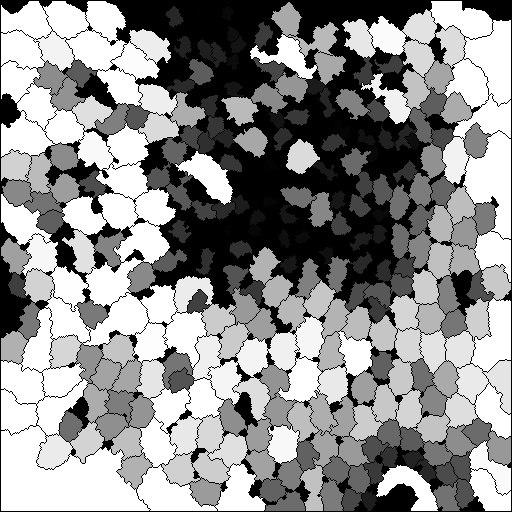
#> input picture cells-detection.jpg, 512 x 512 px
$ python -i imageUtils.py   (imports and definitions only)   (older library calls are emulated)
#> lines starting #> are read from the running program, lines starting #| are printed output that depends on the picture; after the words box and inside, x2 and y2 are one past the last pixel; in counts of white or black regions, pixels touching at a corner belong together
#> further down, picture is the input picture: shape (512, 512); min 0, max 255, mean 143.3
from scipy import ndimage
import numpy as np
import cv2
from matplotlib import pyplot as plt
from skimage.feature import peak_local_max


# receives an image path with tif format and it returns a tuple with the images
def readTif(image_file, flag=cv2.IMREAD_GRAYSCALE):
    mat = cv2.imreadmulti(image_file, flags=flag)
    result = mat[1]
    return result


# receives an image and plots it with matplotlib
def showImage(image):
    plt.imshow(image, cmap='gray')
    plt.xticks([]), plt.yticks([])
    plt.show()


# receives an array of images and shows the index image with matplotlib
def showImageFromArray(array, index):
    plt.imshow(array[index], cmap='gray')
    plt.xticks([]), plt.yticks([])
    plt.show()


# receives two images and its titles to plot them
def showTwoImages(image1, firstTitle, image2, secondTitle):
    plt.subplot(1, 2, 1), plt.imshow(image1, cmap='gray')
    plt.xticks([]), plt.yticks([])
    plt.xlabel(firstTitle)
    plt.subplot(1, 2, 2), plt.imshow(image2, cmap='gray')
    plt.xticks([]), plt.yticks([])
    plt.xlabel(secondTitle)


# receives an image and applies anisotropic diffusion on it
def anisotropicDiff(image, iterations=20, delta=0.14, kappa=15):
    # convert input image
#> called with iterations = 3, delta = 0.14, kappa = 15
    im = image.astype('float64')

    # initial condition
    u = im

    # center pixel distances
    dd = np.sqrt(2)

    # 2D finite difference windows
    windows = [
        np.array(
            [[0, 1, 0], [0, -1, 0], [0, 0, 0]], np.float64
        ),
        np.array(
            [[0, 0, 0], [0, -1, 0], [0, 1, 0]], np.float64
        ),
        np.array(
            [[0, 0, 0], [0, -1, 1], [0, 0, 0]], np.float64
        ),
        np.array(
            [[0, 0, 0], [1, -1, 0], [0, 0, 0]], np.float64
        ),
        np.array(
            [[0, 0, 1], [0, -1, 0], [0, 0, 0]], np.float64
        ),
        np.array(
            [[0, 0, 0], [0, -1, 0], [0, 0, 1]], np.float64
        ),
        np.array(
            [[0, 0, 0], [0, -1, 0], [1, 0, 0]], np.float64
        ),
        np.array(
            [[1, 0, 0], [0, -1, 0], [0, 0, 0]], np.float64
        ),
    ]

    for r in range(iterations):
        # approximate gradients
        grads = [ndimage.filters.convolve(u, w) for w in windows]

        # approximate diffusion function
        diff = [1. / (1 + (n / kappa) ** 2) for n in grads]

        # update image
        terms = [diff[i] * grads[i] for i in range(4)]
        terms += [(1 / (dd ** 2)) * diff[i] * grads[i] for i in range(4, 8)]
        u = u + delta * (sum(terms))

    return u


# transforms the elements of an image to UINT8 type
def toUINT8(image):
    image[image < 0] = 0
    image[image > 255] = 255
    image = image.astype(np.uint8, copy=False)
    return image


# receives an image and applies different morphological operations to obtain a valid segmentation,
# returns the filtered image,
def getSegmentation(image):
    segmentation = toUINT8(anisotropicDiff(image, iterations=3))
    ret, binary = cv2.threshold(segmentation, 0, 255, cv2.THRESH_BINARY + cv2.THRESH_OTSU)
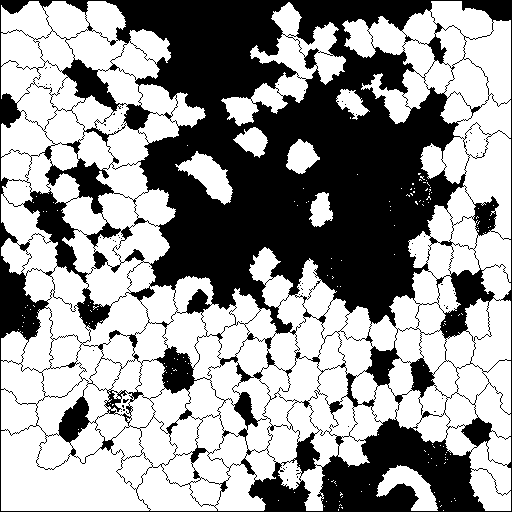
#> binary: shape (512, 512); 59.6% white; 65 black regions (64 under 20 px), largest, box (x1, y1, x2, y2) and area: (0, 0, 512, 512) 105714
#> ret = 124
    kernel3 = cv2.getStructuringElement(cv2.MORPH_ELLIPSE, (3, 3))
    closing = cv2.morphologyEx(binary, cv2.MORPH_CLOSE, kernel3, iterations=3)
#> closing: shape (512, 512); 64.7% white; 58 black regions, largest, box (x1, y1, x2, y2) and area: (107, 0, 459, 324) 64531, (320, 419, 486, 512) 8657, (0, 257, 47, 340) 2155
    closing = cv2.bitwise_not(closing)

    # sure background area
    sure_bg = cv2.dilate(closing, kernel3, iterations=3)
#> sure_bg: shape (512, 512); 42.7% white; 51 white regions, largest, box (x1, y1, x2, y2) and area: (104, 0, 462, 327) 73412, (317, 416, 489, 512) 10074, (0, 254, 50, 343) 2619

    # Finding distance transformation for local max
    dist_transform = cv2.distanceTransform(closing, cv2.DIST_L2, 5)
    localMax = peak_local_max(dist_transform, indices=False, min_distance=10, labels=closing)
#> localMax: shape (512, 512) bool; 0.04% white in thin lines or dots
    maxes = localMax.astype(int)
#> maxes: shape (512, 512) int64; values 0 (black) and 1 (white), 0.04% white in thin lines or dots
    # Finding sure foreground area
    sure_fg = cv2.morphologyEx(toUINT8(maxes), cv2.MORPH_DILATE, kernel3, iterations=3)
#> sure_fg: shape (512, 512); values 0 (black) and 1 (white), 0.97% white; 102 white regions, largest, box (x1, y1, x2, y2) and area: (8, 7, 15, 14) 25, (79, 7, 86, 14) 25, (210, 7, 217, 14) 25
    sure_fg *= 255
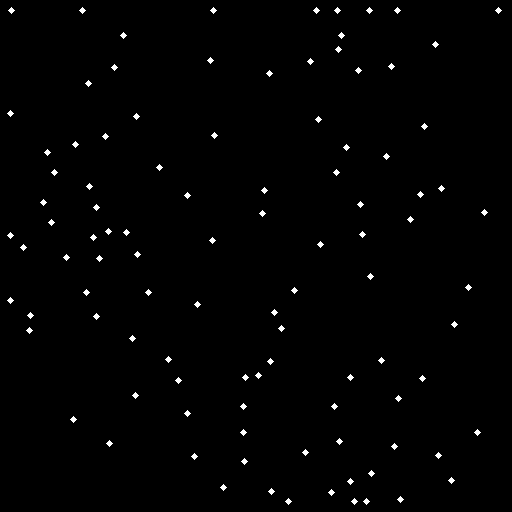
#> sure_fg: shape (512, 512); 0.97% white; 102 white regions, largest, box (x1, y1, x2, y2) and area: (8, 7, 15, 14) 25, (79, 7, 86, 14) 25, (210, 7, 217, 14) 25
    # we obtain the area between contours
    unknown = cv2.subtract(sure_bg, sure_fg)
#> unknown: shape (512, 512); 41.7% white; 51 white regions, largest, box (x1, y1, x2, y2) and area: (104, 0, 462, 327) 72587, (317, 416, 489, 512) 9849, (0, 254, 50, 343) 2544
    # labeling the contours
    markers = ndimage.label(sure_fg, structure=np.ones((3, 3)))[0]
#> markers: shape (512, 512) int32; 103 distinct labels, from 0 to 102
    markers = markers + 1
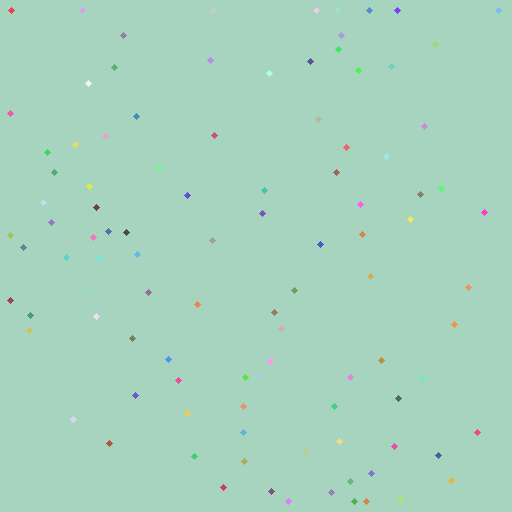
#> markers: shape (512, 512) int32; 103 distinct labels, from 1 to 103; one colour per label, 0 black
    markers[unknown == 255] = 0
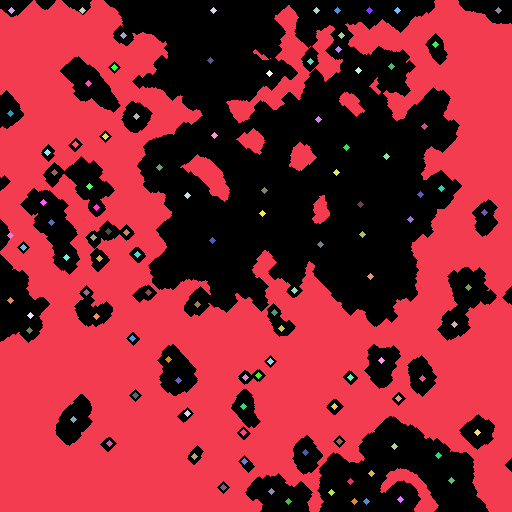
#> markers: shape (512, 512) int32; 104 distinct labels, from 0 to 103; one colour per label, 0 black
    imcolor = cv2.cvtColor(image, cv2.COLOR_GRAY2BGR)
    labels = cv2.watershed(imcolor, markers)
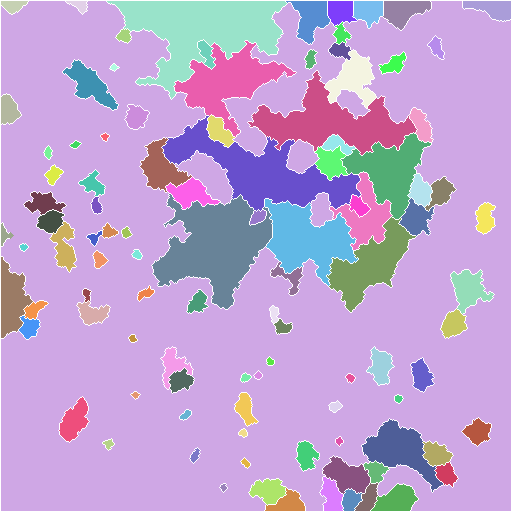
#> labels: shape (512, 512) int32; 104 distinct labels, from -1 to 103; one colour per label, 0 black, -1 white
    segmentated = np.zeros(image.shape, dtype="uint8")
    moments = []
    momentAreas = []
    contours = []
    for label in np.unique(labels):
        # if the label is zero, we are examining the 'background'
        # so simply ignore it
        if label == 1 or label == -1:
            continue
        # otherwise, allocate memory for the label region and draw
        # it on the mask
        mask = np.zeros(image.shape, dtype="uint8")
        mask[labels == label] = 255

        # detect contours in the mask and grab the largest one
        cnts = cv2.findContours(mask.copy(), cv2.RETR_EXTERNAL, cv2.CHAIN_APPROX_SIMPLE)[-2]
        c = max(cnts, key=cv2.contourArea)
        # draw a circle enclosing the object
        cv2.drawContours(segmentated, [c], -1, 255, -1)
        contours.append(c)
        M = cv2.moments(c)
        moments.append(M)
        momentAreas.append(M['m00'])
#> this loop made 104 passes
#> label on pass 1: -1
#> cnts on pass 3: 1 contour; box (x1, y1, x2, y2) and area: (1, 1, 28, 14) 192
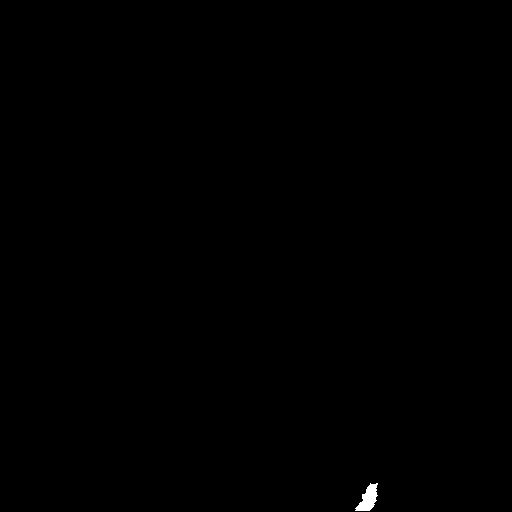
#> mask: shape (512, 512); 0.14% white; 1 white region, box (x1, y1, x2, y2) and area: (355, 483, 378, 511) 360
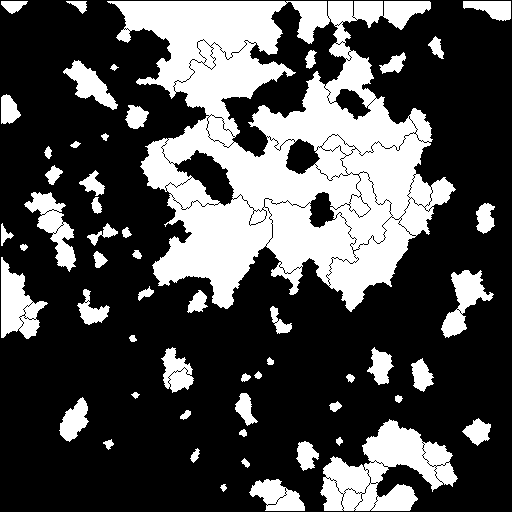
#> segmentated: shape (512, 512); 30.7% white; 55 white regions
#> after the loop, contours = 102 contours; largest, box (x1, y1, x2, y2) and area: (107, 1, 287, 99) 7674, (152, 194, 272, 309) 7157, (162, 116, 361, 211) 6524, (248, 71, 417, 155) 5340, (265, 199, 358, 286) 4062; momentAreas = 102 values, max 7673.5 at index 2, min 22.5 at index 15, mean 736; moments = 102 items

    return moments, momentAreas, contours


def paintCells(image, momentAreas, contours):
    datamatrix = [momentAreas, contours]
    st = sorted(map(list, zip(*datamatrix)), key=lambda x: x[0], reverse=False)
    segmentated = np.zeros(image.shape, dtype="uint8")
    for i in range(len(st)):
        cv2.drawContours(segmentated, [st[i][1]], -1, i, -1)

    return segmentated


# receives an original image and returns a list with the moments of all the detected cells
def getOriginalMoments(image):
    im2, contours, hierarchy = cv2.findContours(image, 1, 2)
    moments = []
    for i in range(len(contours)):
        M = cv2.moments(contours[i])
        moments.append(M)

    return moments

>>> import cv2
>>> picture = cv2.imread('cells-detection.jpg', cv2.IMREAD_GRAYSCALE)
>>> result = getSegmentation(picture)
